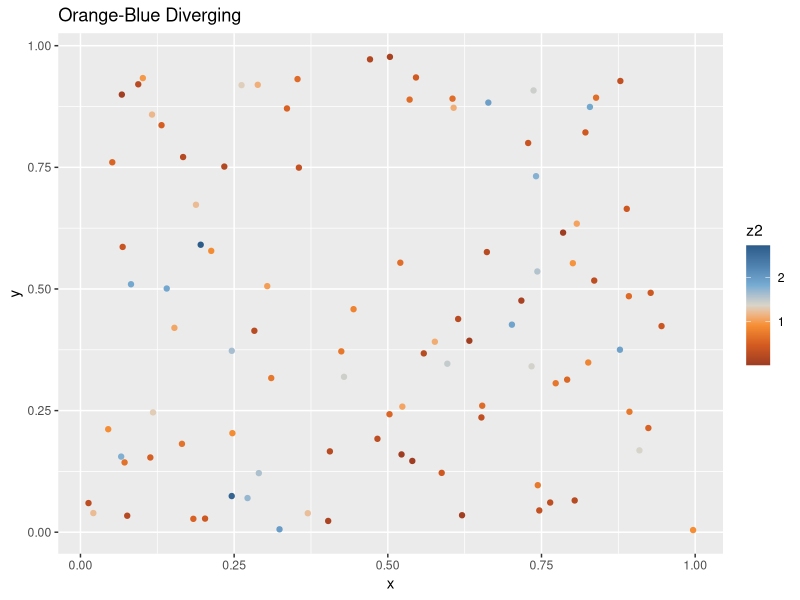
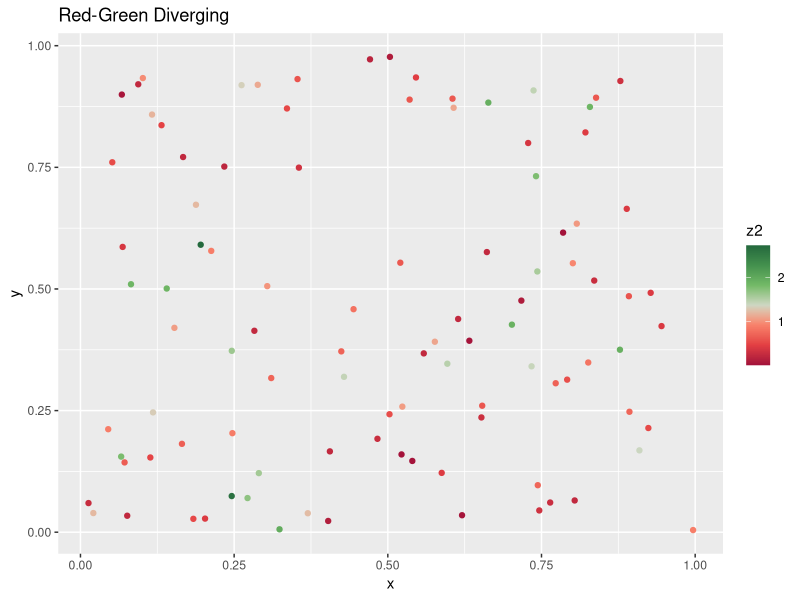
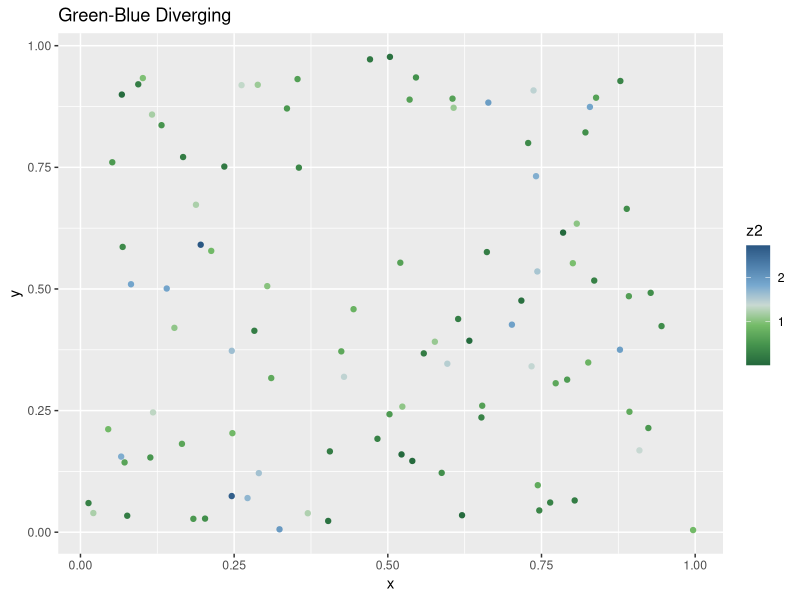
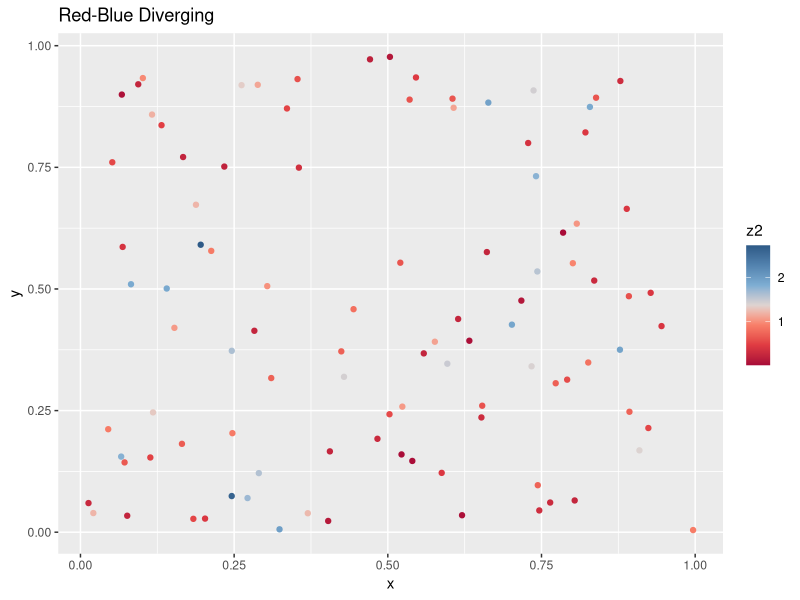
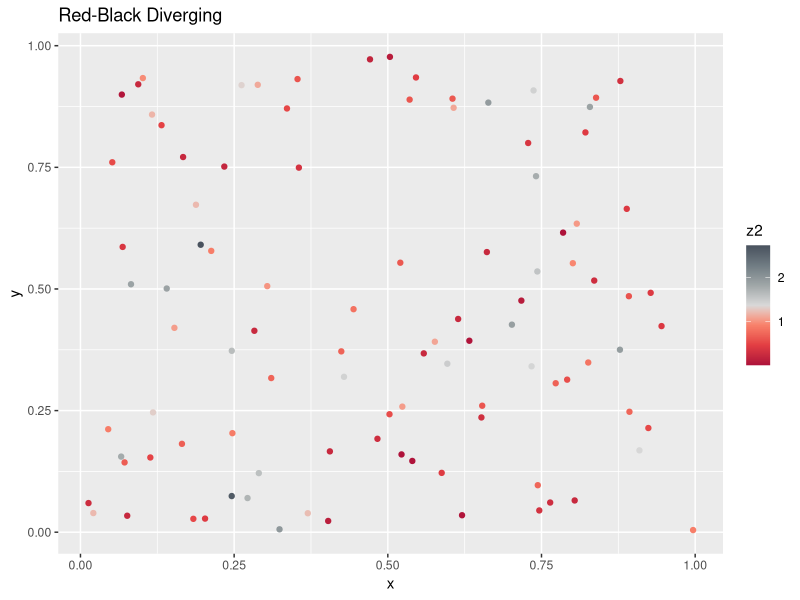
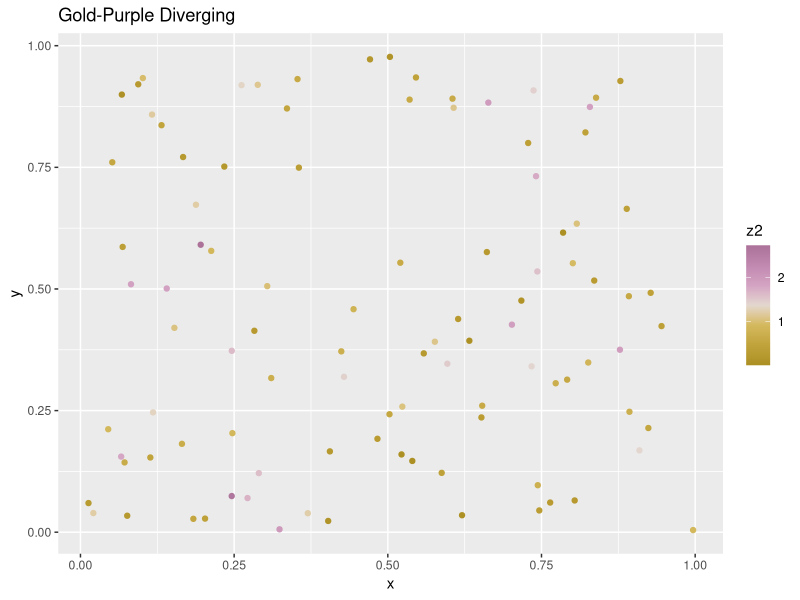

Write R code to recreate these figures, in order.
library(ggthemes)


### Name: scale_colour_gradient2_tableau
### Title: Tableau diverging colour scales (continuous)
### Aliases: scale_colour_gradient2_tableau scale_fill_gradient2_tableau
###   scale_color_gradient2_tableau

### ** Examples

library("ggplot2")

df <- data.frame(
  x = runif(100),
  y = runif(100),
  z1 = rnorm(100),
  z2 = abs(rnorm(100))
)
p <- ggplot(df, aes(x, y)) + geom_point(aes(colour = z2))

palettes <-
  ggthemes_data[["tableau"]][["color-palettes"]][["ordered-diverging"]]
for (palette in head(names(palettes))) {
  print(p + scale_colour_gradient2_tableau(palette) +
        ggtitle(palette))
}
